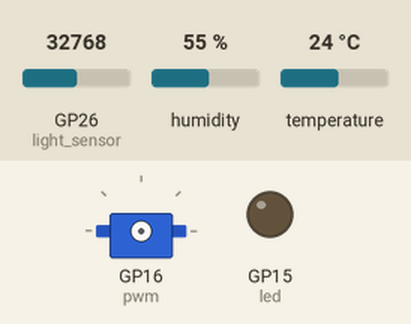
Bench run of a program on a simulated Raspberry Pi Pico running CircuitPython. On the bench: servo, output pins drawn as LEDs (lit = HIGH). The test bench sets the inputs (shaded band); at power-on: temperature 24 °C, GP26 (light_sensor) = 32768, humidity 55 % (analog values on the 0–65535 scale). No MQTT or app messages arrive unless stated; values from a settings file that is not in the repository are placeholders; pins used as bus, display or sensor lines are not drawn; what the program prints to the serial console is not drawn.

Above: at 4.9 s.
5.0 s: temperature set to 27.3 °C
17.9 s: temperature set to 28.8 °C
At 21.8 s:
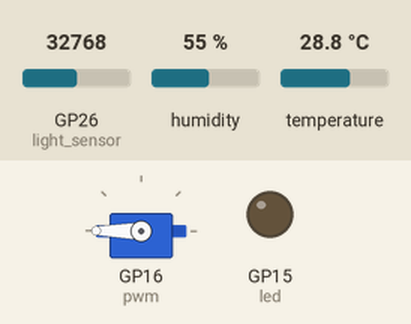
30.8 s: temperature set to 12 °C
At 31.9 s:
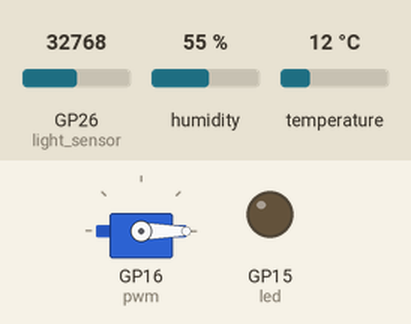
43.7 s: temperature set to 33 °C
At 53.2 s:
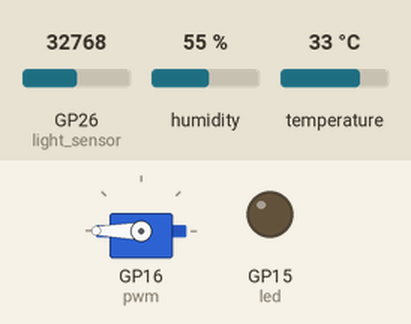
Timing chart, 0 to 54.7 s (numbered marks = the images above; inputs shaded):
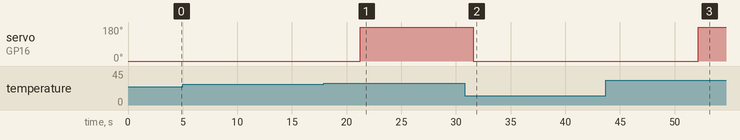

The program:

module5.py
```python
import time, board, digitalio, analogio, pwmio, os, wifi, socketpool, adafruit_dht
from adafruit_motor import servo
import adafruit_minimqtt.adafruit_minimqtt as MQTT
from adafruit_io.adafruit_io import IO_MQTT

# 📁 The name of your folder on Adafruit IO (Group Name)
GROUP_NAME = "iot-adventure"

# ==========================================
# 🛑 ENGINE ROOM - DO NOT TOUCH! 🛑
# ==========================================
# 1. Setup LED & Servo Motor (Actuators)
led = digitalio.DigitalInOut(board.GP15)
led.direction = digitalio.Direction.OUTPUT

pwm = pwmio.PWMOut(board.GP16, duty_cycle=2 ** 15, frequency=50)
motor = servo.Servo(pwm)

# 2. Setup Sensors
light_sensor = analogio.AnalogIn(board.GP26)
pir_sensor = digitalio.DigitalInOut(board.GP13)
pir_sensor.direction = digitalio.Direction.INPUT
dht_sensor = adafruit_dht.DHT22(board.GP14)

def get_light_level():
    # Convert raw data into a 0-100% reading
    inverted_value = 65535 - light_sensor.value
    return (inverted_value / 65535) * 100

# 3. Connecting to the WiFi Network...
print("📡 Connecting to WiFi:", os.getenv("CIRCUITPY_WIFI_SSID"))
try:
    wifi.radio.connect(os.getenv("CIRCUITPY_WIFI_SSID"), os.getenv("CIRCUITPY_WIFI_PASSWORD"))
    print("✅ WiFi Connected!")
except Exception as e:
    print("❌ WiFi Error:", e)

# 4. Connecting to the Adafruit IO Cloud...
pool = socketpool.SocketPool(wifi.radio)
mqtt_client = MQTT.MQTT(
    broker="io.adafruit.com", username=os.getenv("ADAFRUIT_AIO_USERNAME"),
    password=os.getenv("ADAFRUIT_AIO_KEY"), socket_pool=pool,
)
io = IO_MQTT(mqtt_client)
io.connect()
print("✅ Cloud Connected! 🧠 AI Brain Booting Up...")
time.sleep(2)

# ==========================================
# 🎮 HACKER ZONE: THE AI LOGIC! 🎮
# ==========================================
# Change these thresholds to match your room!
DARK_THRESHOLD = 30.0   # If light percentage is below 30%, it is "Dark"
HOT_THRESHOLD = 28.0    # If temperature is above 28°C, it is "Hot"

SEND_INTERVAL = 10       # Send data to dashboard every 10 seconds
last_send_time = 0

while True:
    try:
        io.loop() # Keeps the internet connection alive

        if (time.monotonic() - last_send_time) > SEND_INTERVAL:
            # Step 1: The AI gathers data about the world
            light_level = get_light_level()
            motion_detected = pir_sensor.value
            try:
                temperature = dht_sensor.temperature
                humidity = dht_sensor.humidity
            except:
                temperature = None
                humidity = None

            print(f"\n👀 AI Sees -> Light: {light_level:.1f}% | Motion: {motion_detected} | Temp: {temperature}°C")

            # Step 2: The AI makes autonomous decisions!
            ai_thought = "Analyzing environment..." # Default thought

            # 🛏️ SCENARIO A: The Smart Bedroom (Nightlight)
            if (light_level < DARK_THRESHOLD) and (motion_detected == True):
                print("🤖 AI Conclusion: Human walking in the dark! Turning LED ON.")
                led.value = True
                ai_thought = "Intruder in the dark! Lights ON."
            else:
                led.value = False

            # 🌾 SCENARIO B: The Smart Farm (Sunshade)
            if temperature is not None and (temperature > HOT_THRESHOLD) and (light_level > DARK_THRESHOLD):
                print("🤖 AI Conclusion: Crops are too hot! Deploying Sunshade.")
                motor.angle = 180  # Deploy shade
                if ai_thought == "Analyzing environment...":
                    ai_thought = "Too hot! Deploying Sunshade."
            else:
                motor.angle = 0    # Retract shade

            if led.value == False and motor.angle == 0:
                 ai_thought = "Environment is stable and safe."

            # Step 3: Broadcast the AI's thoughts & actions to the Web Dashboard!
            print(f"📡 Sending to Dashboard: {ai_thought}")

            if temperature is not None:
                io.publish(f"{GROUP_NAME}.temperature", temperature)
                io.publish(f"{GROUP_NAME}.humidity", humidity)

            io.publish(f"{GROUP_NAME}.light", light_level)
            io.publish(f"{GROUP_NAME}.motion", 1 if motion_detected else 0)
            io.publish(f"{GROUP_NAME}.ai-decision", ai_thought)

            # ✨ Synchronize the real-world LED status with the website! ✨
            io.publish(f"{GROUP_NAME}.led", "1" if led.value else "0")

            last_send_time = time.monotonic()

    except Exception as e:
        print("Uh oh! Network or Sensor bumped its toe. Retrying...", e)
        time.sleep(2)
```

Measured:
- the behaviour switches between 28 and 28.1 °C on temperature (found by bisection; images 0 and 1)
- after the input at 17.9 s, servo on GP16 (pwm): 0° → 180° after 3.4 s
- after the input at 30.8 s, servo on GP16 (pwm): 180° → 0° after 0.76 s
- after the input at 43.7 s, servo on GP16 (pwm): 0° → 180° after 8.5 s
